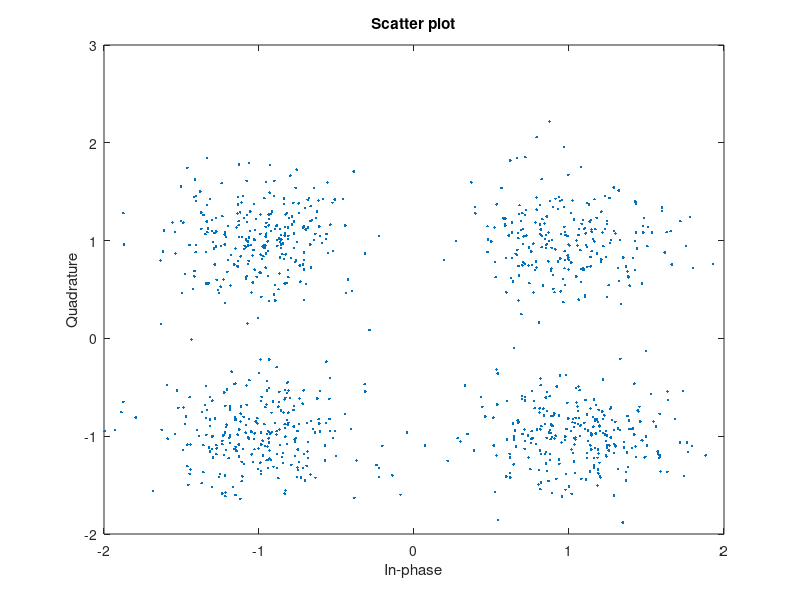
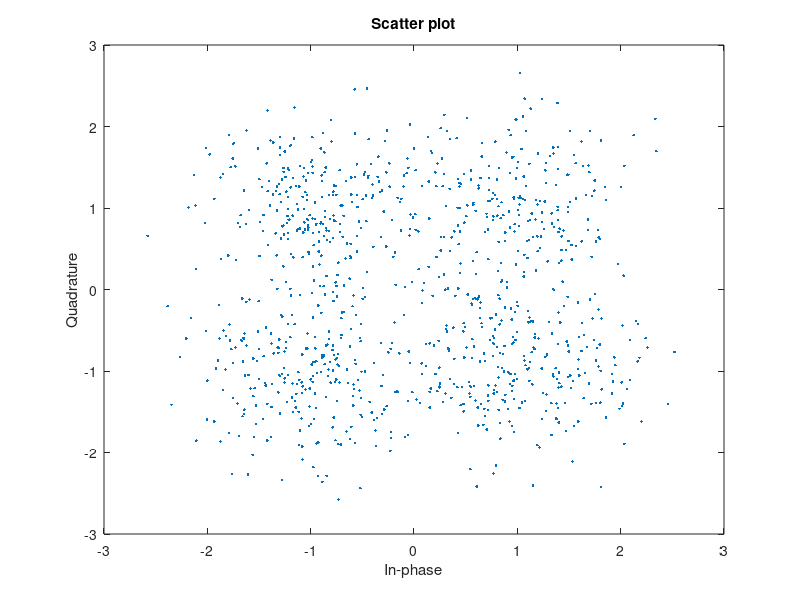

MATLAB code for these plots, in order:
clc;close all;clear all;
M=4;
x=randint(1000,1,M);%1000 random quaternary data is generated
y=qammod(x,M);%modulation
yn=awgn(y,10,'measured');%SNR of 10 db
scatterplot(yn);
yr=qamdemod(yn,M);
[num_error,er_rate]=symerr(x,yr)

yn=awgn(y,5,'measured');%SNR of 10 db
scatterplot(yn);
yr=qamdemod(yn,M);
[num_error,er_rate]=symerr(x,yr)